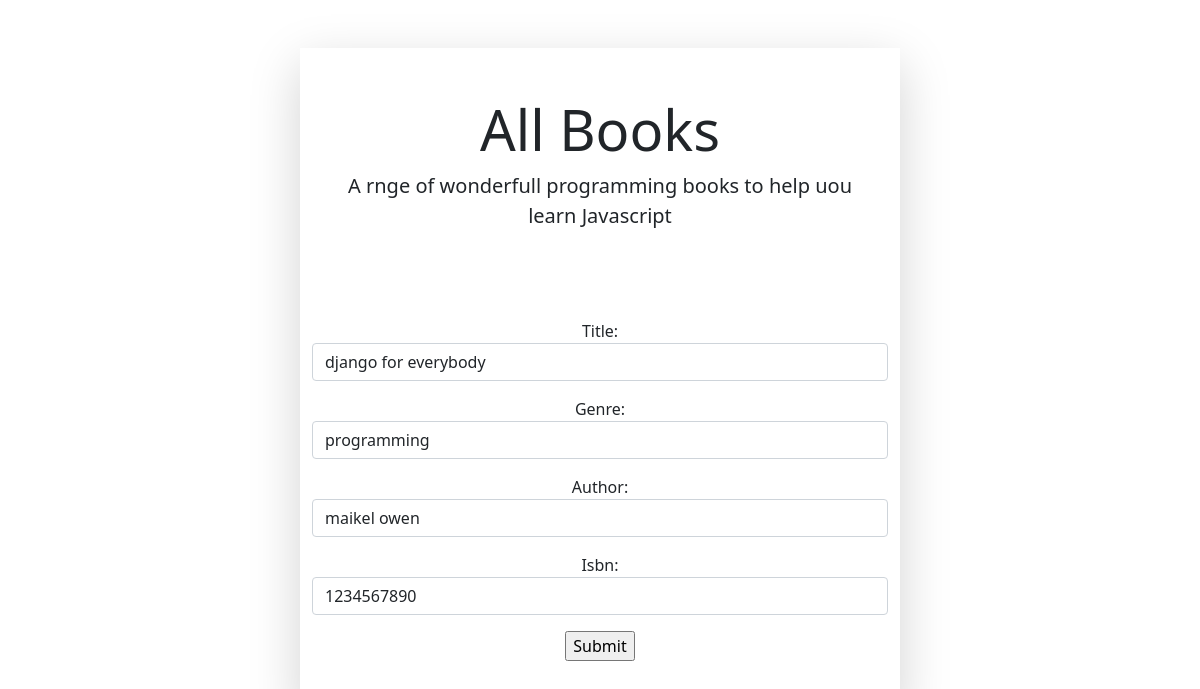
The app's page /books/django-for-everybody/update/ with its own data.
### books/models.py (models this page shows, shortened)
class Book(models.Model):
    title = models.CharField(max_length=100)
    slug = models.SlugField(null=True)
    genre = models.CharField(max_length=100)
    author = models.CharField(max_length=100)
    isbn = models.IntegerField()
    count = models.IntegerField(null=True,default=0)

### books/views.py (the view)
# urls.py: path('<slug:slug>/update/', UpdateBookView.as_view(), name='update'),
class UpdateBookView(UpdateView):
    model = Book
    form_class = AddForm
    template_name = 'books/add.html'
    success_url = '/books/'

### books/forms.py
class AddForm(forms.ModelForm):
    class Meta:
        model = Book
        fields = ('title', 'genre', 'author', 'isbn')
        widgets = {
            'title': forms.TextInput(attrs={'class': 'form-control'}),
            'genre':  forms.TextInput(attrs={'class': 'form-control'}),
            'author':  forms.TextInput(attrs={'class': 'form-control'}),
            'isbn': forms.TextInput(attrs={'class': 'form-control'}),
        }

### templates/books/add.html (shortened to what this page needs)
{% extends '../base.html' %}
{% block content %}
<div class="container shadow-lg mt-5" style="max-width: 600px;">
    <div class="px-3 py-3 pt-md-5 pb-md-4 mx-auto text-center">
        <h1 class="display-4">All Books</h1>
        <p class="lead">A rnge of wonderfull programming books to help uou learn Javascript</p>
    </div>
    <div class="py-5">
        <div class="row">
            <div class="col-12">
                <form method="post">
                    {{ form.as_p}}
                    <input type="submit">
                </form>
            </div>
        </div>
    </div>
</div>
{% endblock content %}

### records on screen
Book: title "django for everybody", genre "programming", author "maikel owen", isbn "1234567890"
